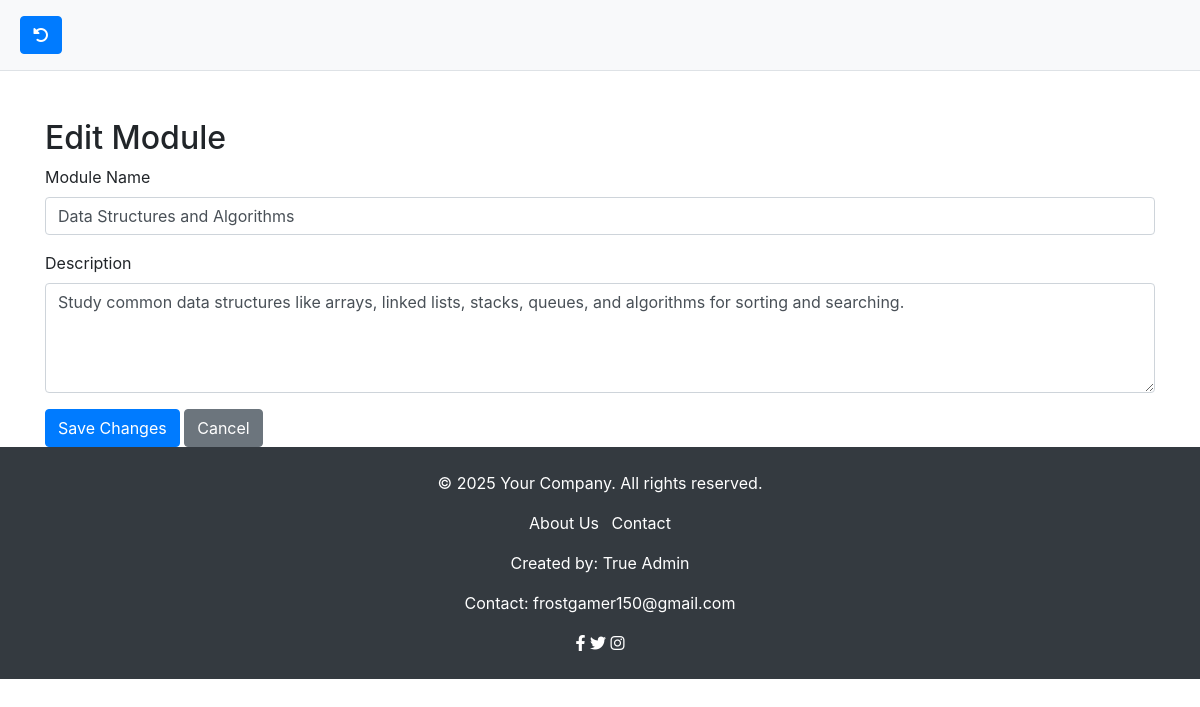
The page /includes/edit_module.php?id=2 (signed in) on the database its author committed.
### tables this page shows
CREATE TABLE `modules` (
  `id` int(11) NOT NULL,
  `module_name` varchar(255) NOT NULL,
  `description` text DEFAULT NULL,
  `created_at` timestamp NOT NULL DEFAULT current_timestamp(),
  `updated_at` timestamp NOT NULL DEFAULT current_timestamp() ON UPDATE current_timestamp()
);

### includes/edit_module.php (called while the page is built, shortened)
<?php include '../templates/header.php'; ?>
<?php
require 'db_connection.php';
if (isset($_GET['id'])) {
    $id = intval($_GET['id']);
    $stmt = $pdo->prepare("SELECT * FROM modules WHERE id = ?");
    $stmt->execute([$id]);
    $module = $stmt->fetch();
} else {
    echo "Invalid request.";
    exit;
}
$formTitle = "Edit Module";
$submitButtonText = "Save Changes";
include '../templates/module.html.php';
?>
<?php include '../templates/footer.php'; ?>

### templates/module.html.php (the view, shortened to what this page needs)
<!DOCTYPE html>
<html lang="en">
<head>
    <link href="https://stackpath.bootstrapcdn.com/bootstrap/4.5.2/css/bootstrap.min.css" rel="stylesheet">
</head>
<body>
<div class="container mt-5">
    <h2><?php echo htmlspecialchars($formTitle); ?></h2>
    <form method="post" action="">
        <div class="mb-3">
            <label for="module_name" class="form-label">Module Name</label>
            <input
                type="text"
                id="module_name"
                name="module_name"
                class="form-control"
                value="<?php echo htmlspecialchars($module['module_name'] ?? ''); ?>"
                required
            >
        </div>
        <div class="mb-3">
            <label for="description" class="form-label">Description</label>
            <textarea
                id="description"
                name="description"
                class="form-control"
                rows="4"
                required
            ><?php echo htmlspecialchars($module['description'] ?? ''); ?></textarea>
        </div>
        <button type="submit" class="btn btn-primary"><?php echo htmlspecialchars($submitButtonText); ?></button>
        <a href="admin.php?view=modules" class="btn btn-secondary">Cancel</a>
    </form>
</div>
</body>
</html>

### templates/header_style.css (style rules this page uses)
* { margin: 0; padding: 0; box-sizing: border-box; }
.btn { display: inline-block; padding: 10px 15px; text-decoration: none; color: #fff; background-color: #007bff; border-radius: 25px; font-weight: bold; }

### rows shown on the page
modules: module_name "Data Structures and Algorithms", description "Study common data structures like arrays, linked lists, stacks, queues, and algorithms for sorting and searching."

### other values the page prints
$formTitle "Edit Module"
$submitButtonText "Save Changes"
